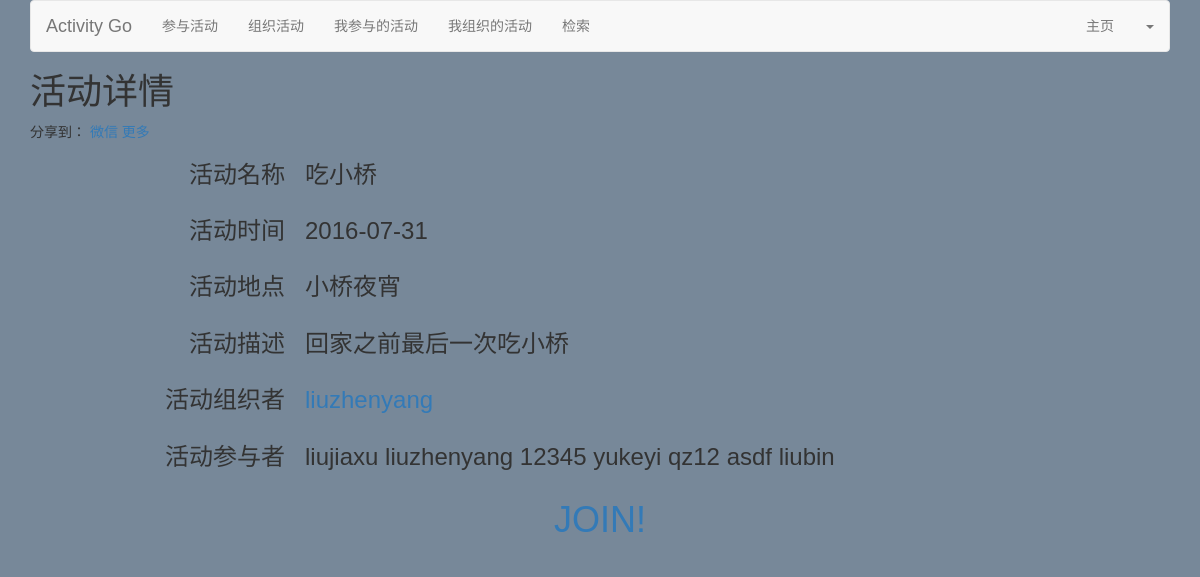
The page /detaila39/ on the database its author committed.
### activity/models.py (models this page shows, shortened)
class Activities(models.Model):
	aname = models.CharField(max_length=50)
	adate = models.CharField(max_length=20)
	alocation = models.CharField(max_length=50)
	adescription = models.CharField(max_length=200)
	aorganiser = models.CharField(max_length=50)
	aparticipants = models.ManyToManyField('User')
	aparticipantnum = models.IntegerField(default=1)
	astatus = models.IntegerField(default=0)

class User(models.Model):
	username = models.CharField(max_length=50)
	password = models.CharField(max_length=50)
	email = models.CharField(max_length = 50)
	phone = models.CharField(max_length=50)
	headImg = models.FileField(upload_to = 'activity/static/images/', default = 'activity/static/01.jpg')
	credit = models.IntegerField(default=3)

### activity/views.py (the view)
# urls.py: url(r'^detaila(?P<id>\d+)/$', 'activity.views.Detail', name = 'detail'),
def Detail(Req, id):
    organizer_flag = ""
    join_flag = ""
    un = Req.COOKIES.get('username', '')
    act = Activities.objects.get(id = str(id))
    organizer = User.objects.get(username = act.aorganiser)
    joinact = None
    if act.aparticipants.all():
        joinact = act.aparticipants.all().filter(username = un)
    if joinact:
        join_flag = ""
    else:
        join_flag = "1"
    if un == act.aorganiser:
        organizer_flag = ""
    else:
        organizer_flag = "1"
    return render_to_response('detail.html',{'username': un, 'act': act, 'organizer_flag': organizer_flag, 'organizer': organizer, 'join_flag': join_flag})

### activity/templates/detail.html (shortened to what this page needs)
{% extends "base.html" %}
{% block content %}
<h1>活动详情</h1>
<div id="ckepop">
<span class="jiathis_txt">分享到：</span>
<a class="jiathis_button_weixin">微信</a>
<a href="http://www.jiathis.com/share"  class="jiathis jiathis_txt jiathis_separator jtico jtico_jiathis" target="_blank">更多</a>
<a class="jiathis_counter_style"></a> </div>
<dl class="dl-horizontal col-sm-offset-1">
				<dt>
					<h3>活动名称</h3>
				</dt>
				<dd>
					<h3>{{act.aname}}</h3>
				</dd>
				<dt>
					<h3>活动时间</h3>
				</dt>
				<dd>
					<h3>{{act.adate}}</h3>
				</dd>
				<dt>
					<h3>活动地点</h3>
				</dt>
				<dd>
					<h3>{{act.alocation}}</h3>
				</dd>
				<dt>
					<h3>活动描述</h3>
				</dt>
				<dd>
					<h3>{{act.adescription}}</h3>
				</dd>
				<dt>
					<h3>活动组织者</h3>
				</dt>
				<dd>
                    <h3><a href="{% url 'organizerdetail' id=organizer.id %}" title="点击查看组织者信息">{{act.aorganiser}}</a></h3>
				</dd>
				<dt>
					<h3>活动参与者</h3>
				</dt>
				<dd>
				    <h3>
					{% for par in act.aparticipants.all %}
                    {% if organizer_flag %}
                    {{par.username}}
                    {% else %}
					    <a href="{% url 'pardetail' id=par.id %}" title="点击查看参与者信息">{{par.username}}</a>
					    {% endif %}
					{% endfor %}
					</h3>
				</dd>
			</dl>
    {% if organizer_flag %}
       {% if join_flag %}
        <h1 class="text-center"><a href="{% url 'join' id=act.id %}" title="加入该活动">JOIN!</a></h1>
        {% else %}
        <h1 class="text-center"><a href="{% url 'quit' id=act.id %}" title="退出该活动">QUIT!</a></h1>
        {% endif %}
    {% endif %}
{% endblock %}

### activity/static/css/base.css (style rules this page uses)
body { font-family: Microsoft YaHei,'宋体' , Tahoma, Helvetica, Arial, "\5b8b\4f53", sans-serif; background-color: #778899; }

### rows shown on the page
Activities: aname "吃小桥", adate "2016-07-31", alocation "小桥夜宵", adescription "回家之前最后一次吃小桥", aorganiser "liuzhenyang"
User: username "liujiaxu"
User: username "liuzhenyang"
User: username "12345"
User: username "yukeyi"
User: username "qz12"
User: username "asdf"
User: username "liubin"
